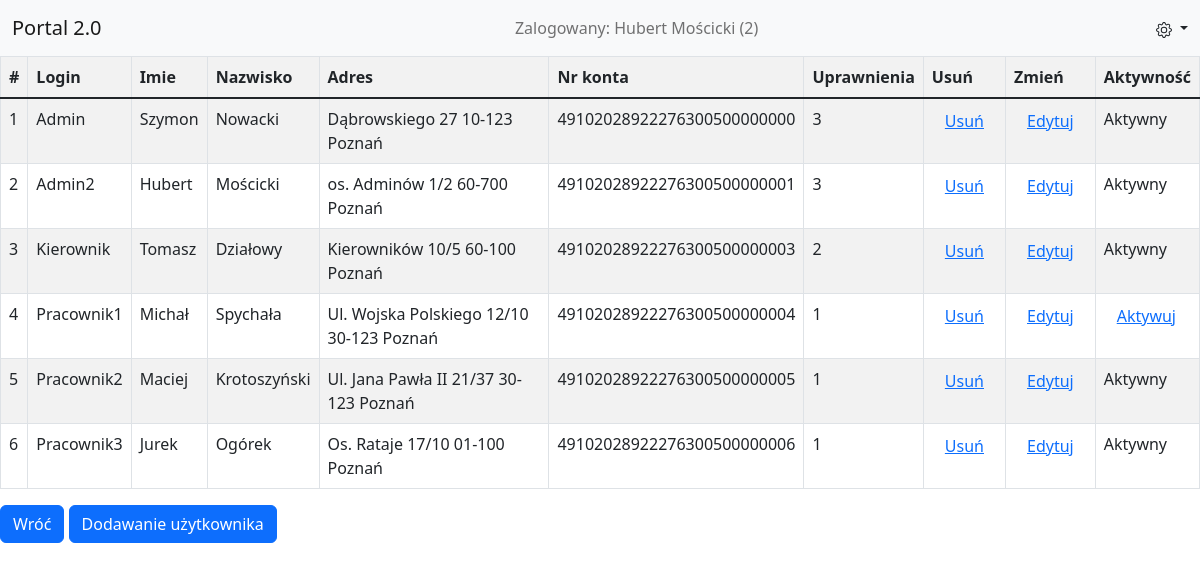
Page /pages/user_list.php (signed in) on the committed database.
### tables this page shows
CREATE TABLE `users` (
  `user_id` int(11) NOT NULL,
  `user_login` varchar(25) NOT NULL,
  `user_pass` varchar(64) NOT NULL,
  `user_email` varchar(50) NOT NULL,
  `usr_name` varchar(25) NOT NULL,
  `user_surname` varchar(32) NOT NULL,
  `user_addr` varchar(50) NOT NULL,
  `user_acn` varchar(26) NOT NULL,
  `user_perm` int(3) NOT NULL,
  `user_aa` int(1) NOT NULL
);

### pages/user_list.php (the view, shortened to what this page needs)
<?php
     if ($_SESSION['zalogowany']==true AND $_SESSION['user_aa']==1){
     require_once("../php/header.php");
               require_once("../db/connection.php");
               $listaUzytkownikow = "SELECT * FROM users";
               $wynik = mysqli_query($conn, $listaUzytkownikow);
                    if($wynik->num_rows > 0){
                         echo '<table class="table table-striped table-bordered"><tr><th>#</th><th>Login</th><th>Imie</th><th>Nazwisko</th><th>Adres</th><th>Nr konta</th><th>Uprawnienia</th><th>Usuń</th><th>Zmień</th><th>Aktywność</th></tr><tbody class="table-group-divider">';
                         while($row = mysqli_fetch_array($wynik)){
                              echo "<tr><td>{$row['user_id']}</td><td>{$row['user_login']}</td><td>{$row['usr_name']}</td><td>{$row['user_surname']}</td><td>{$row['user_addr']}</td><td>{$row['user_acn']}</td><td>{$row['user_perm']}</td>
                                   <td>
                                   <form action='../php/user_drop.php' method='post'>
                                   <input type='hidden' name='userid' value='{$row['user_id']}'>
                                   <button type='submit' class='btn btn-link py-0'>Usuń</button>
                                   </form>
                                   </td>
                                   <td>
                                   <form action='user_edit.php' method='post'>
                                   <input type='hidden' name='userid' value='{$row['user_id']}'>
                                   <button type='submit' class='btn btn-link py-0'>Edytuj</button>
                                   </form>
                                   </td>";
                                   echo "<td>";
                                   if ($row['user_aa']==1){
                                        echo "Aktywny";
                                   }else{
                                        echo"<form action='../php/user_active.php' method='post'>
                                        <input type='hidden' name='userid' value='{$row['user_id']}'>
                                        <button type='submit' class='btn btn-link py-0'>Aktywuj</button>
                                        </form>";
                                   }
                                   echo "</td></tr>";
                              }
                              echo '</table>';
                         }else {
                              echo "brak wyników";
                         }
               ?>
               <a class="btn btn-primary" href="main.php" role="button">Wróć</a>
               <a class="btn btn-primary" href="user_add_form.php" role="button">Dodawanie użytkownika</a>
<?php
require_once("../php/footer.php");
}else{
     header("Location: ../index.php");
     exit();
}
?>

### rows in the picture
users: user_id "1", user_login "Admin", usr_name "Szymon", user_surname "Nowacki", user_addr "Dąbrowskiego 27 10-123 Poznań", user_acn "49102028922276300500000000", user_perm "3", user_aa "Aktywny"
users: user_id "2", user_login "Admin2", usr_name "Hubert", user_surname "Mościcki", user_addr "os. Adminów 1/2 60-700 Poznań", user_acn "49102028922276300500000001", user_perm "3", user_aa "Aktywny"
users: user_id "3", user_login "Kierownik", usr_name "Tomasz", user_surname "Działowy", user_addr "Kierowników 10/5 60-100 Poznań", user_acn "49102028922276300500000003", user_perm "2", user_aa "Aktywny"
users: user_id "4", user_login "Pracownik1", usr_name "Michał", user_surname "Spychała", user_addr "Ul. Wojska Polskiego 12/10 30-123 Poznań", user_acn "49102028922276300500000004", user_perm "1"
users: user_id "5", user_login "Pracownik2", usr_name "Maciej", user_surname "Krotoszyński", user_addr "Ul. Jana Pawła II 21/37 30-123 Poznań", user_acn "49102028922276300500000005", user_perm "1", user_aa "Aktywny"
users: user_id "6", user_login "Pracownik3", usr_name "Jurek", user_surname "Ogórek", user_addr "Os. Rataje 17/10 01-100 Poznań", user_acn "49102028922276300500000006", user_perm "1", user_aa "Aktywny"

### other values in the picture
$_SESSION['usr_name'] "Hubert"
$_SESSION['user_surname'] "Mościcki"
$_SESSION['user_id'] "2"
